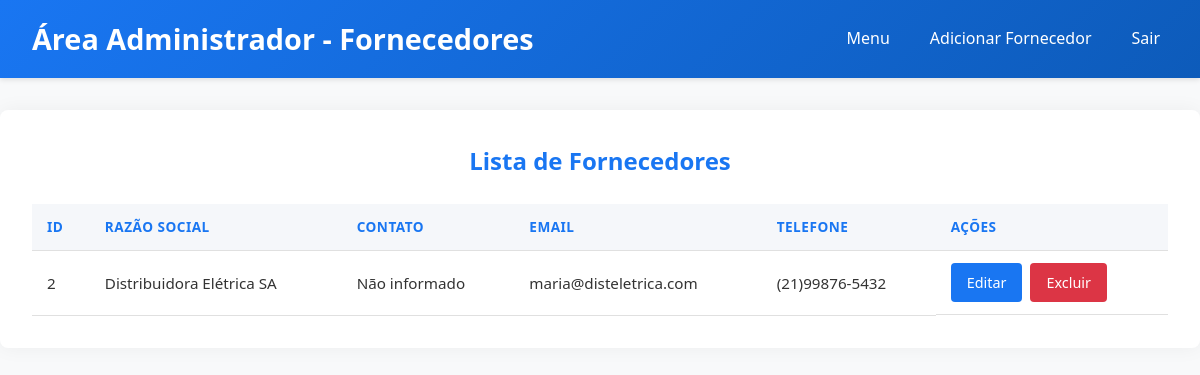
Screenshot of /Projeto/MVSinfo/Projeto/php/area-admin/fornecedores/admin-fornecedores.php (signed in) with the database file from the repository.
### tables this page shows
CREATE TABLE usuario (
    id_usuario INT PRIMARY KEY AUTO_INCREMENT,
    cnpj VARCHAR(18),
    razao_social VARCHAR(255),
    inscricao_estadual VARCHAR(20),
    contato VARCHAR(100),
    telefone VARCHAR(20),
    email VARCHAR(100),
    tipo_usuario INT,
    cep VARCHAR(10),
    logradouro VARCHAR(100),
    numero INT,
    complemento VARCHAR(50),
    bairro VARCHAR(50),
    cidade VARCHAR(50),
    estado VARCHAR(2),
    login VARCHAR(50),
    senha VARCHAR(100),
    FOREIGN KEY (tipo_usuario) REFERENCES tipoUsuario(id_tipo_usuario)
);

### Projeto/MVSinfo/Projeto/php/area-admin/fornecedores/admin-fornecedores.php (the view, shortened to what this page needs)
<?php
$conexao = new conexao();
$pdo = $conexao->getPdo();
$sql = "SELECT id_usuario, razao_social, email, telefone FROM usuario WHERE tipo_usuario = 2 ORDER BY razao_social ASC";
$stmt = $pdo->prepare($sql);
$stmt->execute();
$fornecedores = $stmt->fetchAll(PDO::FETCH_ASSOC);
?>
<!DOCTYPE html>
<html lang="pt-BR">
<head>
    <link rel="stylesheet" href="../css/styles.css">
</head>
<body>
    <header>
        <h1>Área Administrador - Fornecedores</h1>
        <nav>
            <a href="../area-admin.php">Menu</a>
            <a href="admin-fornecedores-add.php">Adicionar Fornecedor</a>
            <a href="../../logout.php">Sair</a>
        </nav>
    </header>
    <main>
        <h2>Lista de Fornecedores</h2>
        <?php if (count($fornecedores) > 0): ?>
            <table>
                <thead>
                    <tr>
                        <th>ID</th>
                        <th>Razão Social</th>
                        <th>Contato</th>
                        <th>Email</th>
                        <th>Telefone</th>
                        <th>Ações</th>
                    </tr>
                </thead>
                <tbody>
                    <?php foreach ($fornecedores as $fornecedor): ?>
                        <tr>
                            <td><?= htmlspecialchars($fornecedor['id_usuario']) ?></td>
                            <td><?= htmlspecialchars($fornecedor['razao_social']) ?></td>
                            <td><?= !empty($fornecedor['contato']) ? htmlspecialchars($fornecedor['contato']) : 'Não informado' ?></td>
                            <td><?= htmlspecialchars($fornecedor['email']) ?></td>
                            <td><?= htmlspecialchars($fornecedor['telefone']) ?></td>
                            <td class="actions">
                               <a href="admin-fornecedores-edit.php?id=<?= $fornecedor['id_usuario'] ?>" class="btn btn-primary">Editar</a>
                                <a href="admin-fornecedores-delete.php?id=<?= $fornecedor['id_usuario'] ?>" class="btn btn-danger" onclick="return confirm('Tem certeza que deseja excluir este fornecedor?')">Excluir</a>
                            </td>
                        </tr>
                    <?php endforeach; ?>
                </tbody>
            </table>
        <?php else: ?>
            <p>Nenhum fornecedor cadastrado.</p>
            <a href="admin-fornecedores-add.php" class="btn add-btn">Adicionar Fornecedor</a>
        <?php endif; ?>
    </main>
</body>
</html>

### Projeto/MVSinfo/Projeto/css/styles.css (style rules this page uses)
body { font-family: 'Segoe UI', Tahoma, Geneva, Verdana, sans-serif; background-color: #f9f9f9; color: #333; margin: 0; padding: 0; }
:root { --primary-color: #007bc1; --secondary-color: #f1f1f1; --dark-color: #111; }

### Projeto/MVSinfo/Projeto/php/area-admin/fornecedores/admin-fornecedores.php (style rules this page uses)
body { font-family: 'Segoe UI', Arial, sans-serif; background-color: #f8f9fa; margin: 0; color: #333; line-height: 1.6; }
header { background: linear-gradient(135deg, #1976f2, #0d5bba); color: white; padding: 1rem 2rem; display: flex; justify-content: space-between; align-items: center; box-shadow: 0 2px 5px rgba(0,0,0,0.1); }
main { max-width: 1200px; margin: 2rem auto; padding: 2rem; background: white; border-radius: 8px; box-shadow: 0 0 20px rgba(0,0,0,0.05); }
nav { display: flex; gap: 1.5rem; }
nav a { color: white; text-decoration: none; font-weight: 500; transition: all 0.3s ease; padding: 0.5rem; border-radius: 4px; }
h1, h2 { margin: 0; font-weight: 600; }
h1 { font-size: 1.8rem; }
h2 { color: #1976f2; margin-bottom: 1.5rem; text-align: center; font-size: 1.5rem; }
table { width: 100%; border-collapse: collapse; margin-top: 1.5rem; font-size: 0.95rem; }
th, td { padding: 12px 15px; text-align: left; border-bottom: 1px solid #e0e0e0; }
th { background-color: #f5f7fa; color: #1976f2; font-weight: 600; text-transform: uppercase; font-size: 0.85rem; letter-spacing: 0.5px; }
.btn { display: inline-block; padding: 8px 16px; border-radius: 4px; font-weight: 500; text-align: center; transition: all 0.3s ease; text-decoration: none; font-size: 0.9rem; cursor: pointer; }
.btn-primary { background-color: #1976f2; color: white; border: none; }
.btn-danger { background-color: #dc3545; color: white; border: none; }
.actions { display: flex; gap: 0.5rem; }

### rows the page displays
usuario: id_usuario "2", razao_social "Distribuidora Elétrica SA", email "maria@disteletrica.com", telefone "(21)99876-5432"
